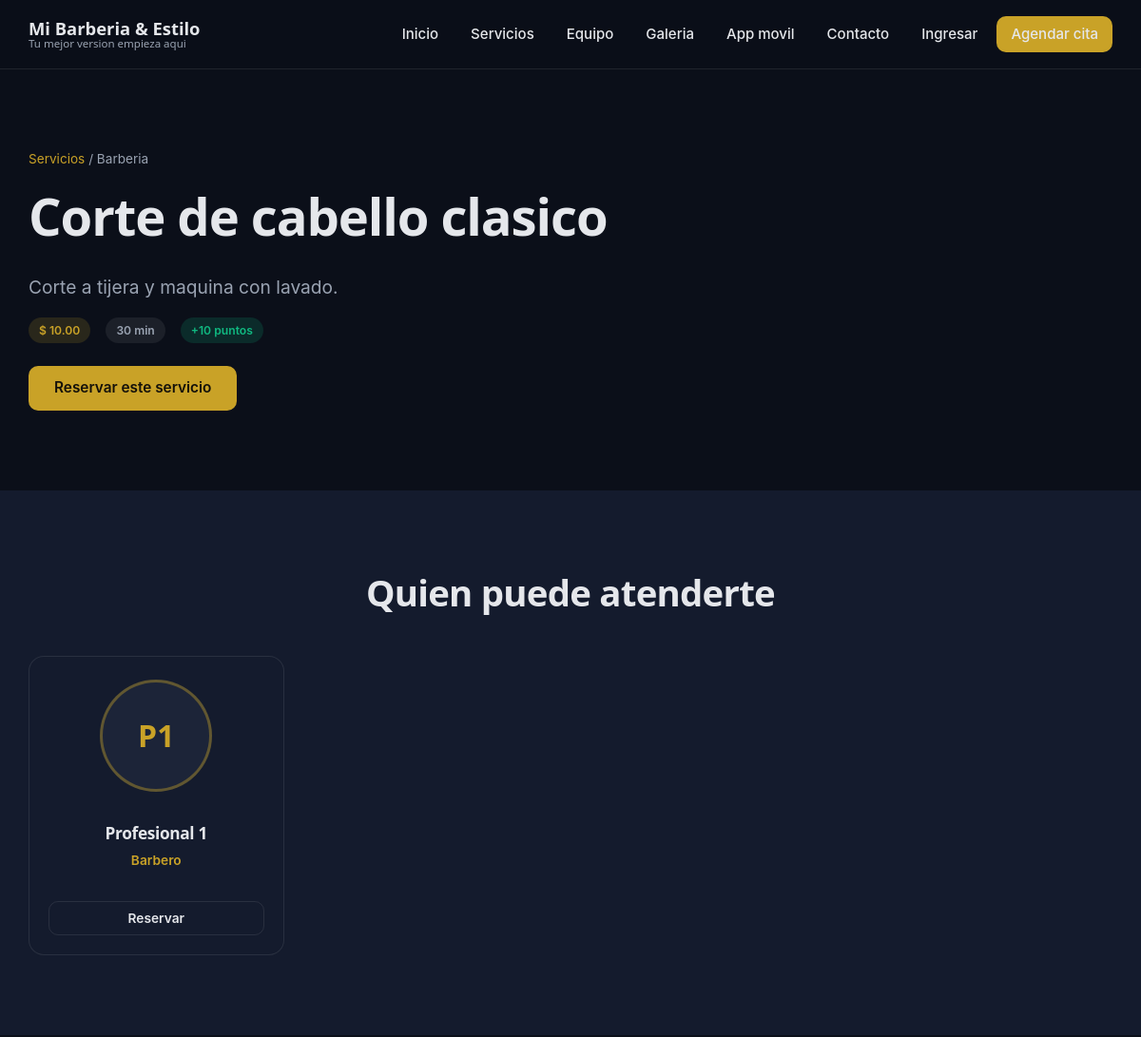
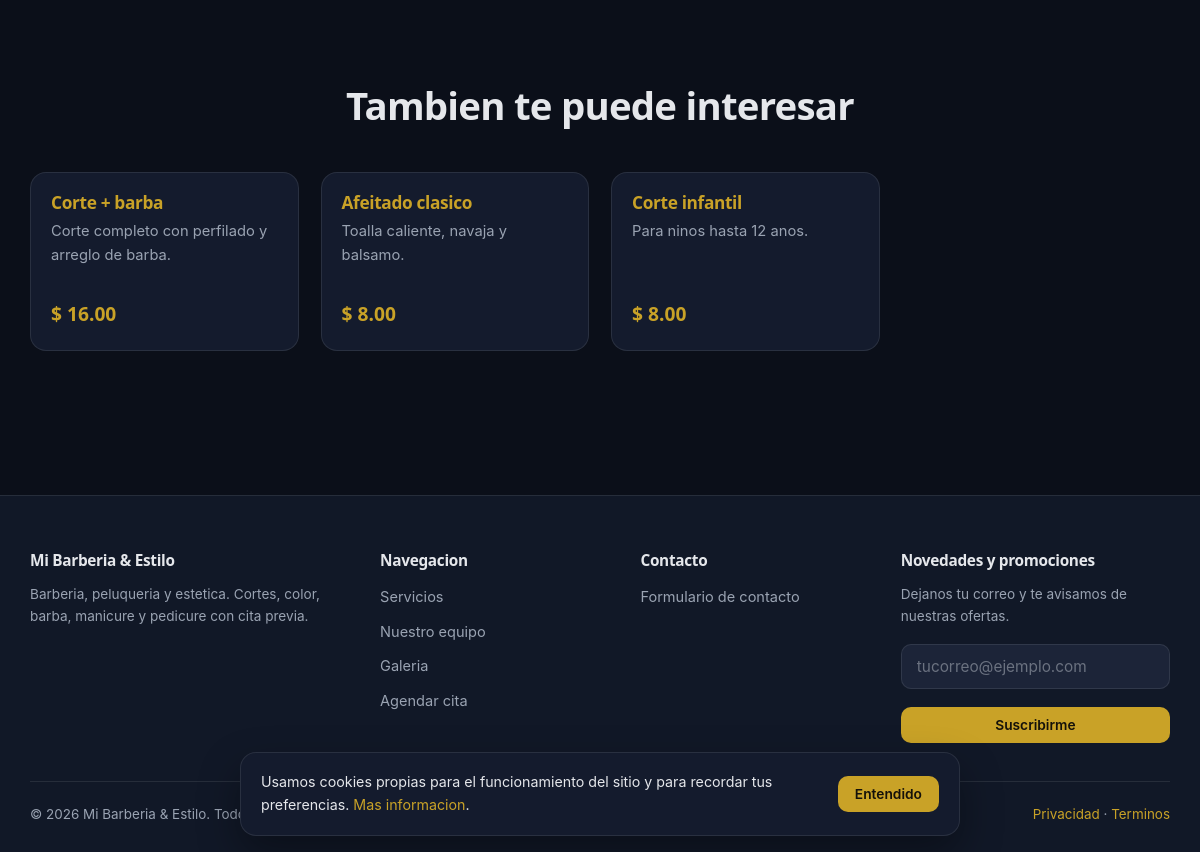
The app's page /servicios/corte-de-cabello-clasico with its own data (2 pictures, top to bottom).
### tables this page shows
CREATE TABLE `services` (
  `id` int(10) unsigned NOT NULL AUTO_INCREMENT,
  `category_id` int(10) unsigned NOT NULL,
  `name` varchar(140) NOT NULL,
  `slug` varchar(160) NOT NULL,
  `short_description` varchar(255) NOT NULL DEFAULT '',
  `description` text DEFAULT NULL,
  `image_path` varchar(255) NOT NULL DEFAULT '',
  `duration_minutes` smallint(5) unsigned NOT NULL DEFAULT 30,
  `buffer_before_minutes` smallint(5) unsigned NOT NULL DEFAULT 0 COMMENT 'Preparacion previa',
  `buffer_after_minutes` smallint(5) unsigned NOT NULL DEFAULT 5 COMMENT 'Limpieza posterior',
  `price` decimal(10,2) NOT NULL DEFAULT 0.00,
  `promo_price` decimal(10,2) DEFAULT NULL,
  `promo_starts_at` datetime DEFAULT NULL,
  `promo_ends_at` datetime DEFAULT NULL,
  `deposit_required` tinyint(1) NOT NULL DEFAULT 0 COMMENT 'Exige abono para reservar',
  `deposit_amount` decimal(10,2) NOT NULL DEFAULT 0.00,
  `deposit_is_percentage` tinyint(1) NOT NULL DEFAULT 0,
  `requires_consultation` tinyint(1) NOT NULL DEFAULT 0,
  `max_per_day` smallint(5) unsigned NOT NULL DEFAULT 0 COMMENT '0 = sin limite',
  `loyalty_points` smallint(5) unsigned NOT NULL DEFAULT 0,
  `is_active` tinyint(1) NOT NULL DEFAULT 1,
  `is_featured` tinyint(1) NOT NULL DEFAULT 0,
  `bookable_online` tinyint(1) NOT NULL DEFAULT 1,
  `gender_target` enum('all','male','female','kids') NOT NULL DEFAULT 'all',
  `sort_order` smallint(6) NOT NULL DEFAULT 0,
  `created_at` datetime NOT NULL,
  `updated_at` datetime NOT NULL,
  `deleted_at` datetime DEFAULT NULL,
  PRIMARY KEY (`id`),
  UNIQUE KEY `uq_services_slug` (`slug`),
  KEY `idx_services_category` (`category_id`,`is_active`),
  KEY `idx_services_featured` (`is_featured`,`is_active`),
  KEY `idx_services_deleted` (`deleted_at`),
  CONSTRAINT `fk_services_category` FOREIGN KEY (`category_id`) REFERENCES `service_categories` (`id`)
);

CREATE TABLE `service_categories` (
  `id` int(10) unsigned NOT NULL AUTO_INCREMENT,
  `name` varchar(100) NOT NULL,
  `slug` varchar(120) NOT NULL,
  `description` varchar(500) NOT NULL DEFAULT '',
  `icon` varchar(60) NOT NULL DEFAULT '' COMMENT 'Nombre del icono en la interfaz',
  `color` varchar(7) NOT NULL DEFAULT '#8b5cf6',
  `image_path` varchar(255) NOT NULL DEFAULT '',
  `is_active` tinyint(1) NOT NULL DEFAULT 1,
  `show_on_home` tinyint(1) NOT NULL DEFAULT 1,
  `sort_order` smallint(6) NOT NULL DEFAULT 0,
  `created_at` datetime NOT NULL,
  `updated_at` datetime NOT NULL,
  `deleted_at` datetime DEFAULT NULL,
  PRIMARY KEY (`id`),
  UNIQUE KEY `uq_categories_slug` (`slug`),
  KEY `idx_categories_active` (`is_active`,`sort_order`)
);

CREATE TABLE `staff` (
  `id` int(10) unsigned NOT NULL AUTO_INCREMENT,
  `user_id` bigint(20) unsigned DEFAULT NULL COMMENT 'Cuenta de acceso, si la tiene',
  `branch_id` int(10) unsigned NOT NULL,
  `display_name` varchar(120) NOT NULL,
  `slug` varchar(140) NOT NULL,
  `title` varchar(100) NOT NULL DEFAULT '' COMMENT 'Barbero, Estilista, Manicurista...',
  `bio` text DEFAULT NULL,
  `photo_path` varchar(255) NOT NULL DEFAULT '',
  `phone` varchar(20) NOT NULL DEFAULT '',
  `email` varchar(190) NOT NULL DEFAULT '',
  `instagram` varchar(120) NOT NULL DEFAULT '',
  `color` varchar(7) NOT NULL DEFAULT '#0ea5e9' COMMENT 'Color en la agenda',
  `commission_percent` decimal(5,2) NOT NULL DEFAULT 0.00,
  `accepts_online` tinyint(1) NOT NULL DEFAULT 1,
  `is_active` tinyint(1) NOT NULL DEFAULT 1,
  `show_on_web` tinyint(1) NOT NULL DEFAULT 1,
  `rating_average` decimal(3,2) NOT NULL DEFAULT 0.00,
  `rating_count` int(10) unsigned NOT NULL DEFAULT 0,
  `sort_order` smallint(6) NOT NULL DEFAULT 0,
  `created_at` datetime NOT NULL,
  `updated_at` datetime NOT NULL,
  `deleted_at` datetime DEFAULT NULL,
  PRIMARY KEY (`id`),
  UNIQUE KEY `uq_staff_slug` (`slug`),
  KEY `idx_staff_branch` (`branch_id`,`is_active`),
  KEY `idx_staff_user` (`user_id`),
  CONSTRAINT `fk_staff_branch` FOREIGN KEY (`branch_id`) REFERENCES `branches` (`id`),
  CONSTRAINT `fk_staff_user` FOREIGN KEY (`user_id`) REFERENCES `users` (`id`) ON DELETE SET NULL
);

### app/Views/web/service_detail.php (the view, shortened to what the rows shown need)
<?php
$price = BookingService::currentPrice($service);
?>
<section class="section">
    <div class="container">
        <p class="text-small text-muted">
            <a href="<?= e(url('/servicios')) ?>">Servicios</a> /
            <?= e($service['category_name']) ?>
        </p>
        <div class="hero__grid mt-2">
            <div>
                <h1><?= e($service['name']) ?></h1>
                <p class="hero__lead"><?= e($service['short_description']) ?></p>
                <div class="flex gap-2 flex-wrap mt-2">
                    <span class="pill pill--primary"><?= e(money($price)) ?></span>
                    <span class="pill"><?= e(minutes_to_human((int) $service['duration_minutes'])) ?></span>
                    <?php if ((int) $service['loyalty_points'] > 0): ?>
                        <span class="pill pill--success">+<?= (int) $service['loyalty_points'] ?> puntos</span>
                    <?php endif; ?>
                </div>
                <a class="btn btn--primary mt-3" href="<?= e(url('/agendar?servicio=' . (int) $service['id'])) ?>">
                    Reservar este servicio
                </a>
            </div>
        </div>
    </div>
</section>
<?php if ($staff !== []): ?>
<section class="section section--alt">
    <div class="container">
        <div class="section__head"><h2>Quien puede atenderte</h2></div>
        <div class="grid grid--4">
            <?php foreach ($staff as $member): ?>
                <article class="card staff-card">
                    <?php if ((string) $member['photo_path'] !== ''): ?>
                        <img class="staff-card__photo" src="<?= e(media_url($member['photo_path'])) ?>"
                             alt="<?= e($member['display_name']) ?>" loading="lazy" width="118" height="118">
                    <?php else: ?>
                        <div class="staff-card__photo"><?= e(initials((string) $member['display_name'])) ?></div>
                    <?php endif; ?>
                    <div class="card__body">
                        <h3 class="card__title"><?= e($member['display_name']) ?></h3>
                        <p class="staff-card__role"><?= e($member['title']) ?></p>
                        <a class="btn btn--ghost btn--sm mt-2"
                           href="<?= e(url('/agendar?servicio=' . (int) $service['id'] . '&profesional=' . (int) $member['id'])) ?>">
                            Reservar
                        </a>
                    </div>
                </article>
            <?php endforeach; ?>
        </div>
    </div>
</section>
<?php endif; ?>
<?php if ($related !== []): ?>
<section class="section">
    <div class="container">
        <div class="section__head"><h2>Tambien te puede interesar</h2></div>
        <div class="grid grid--4">
            <?php foreach ($related as $item): ?>
                <a class="card" href="<?= e(url('/servicios/' . rawurlencode((string) $item['slug']))) ?>">
                    <div class="card__body">
                        <h3 class="card__title"><?= e($item['name']) ?></h3>
                        <p class="card__text"><?= e($item['short_description']) ?></p>
                        <span class="card__price mt-2"><?= e(money(BookingService::currentPrice($item))) ?></span>
                    </div>
                </a>
            <?php endforeach; ?>
        </div>
    </div>
</section>
<?php endif; ?>

### records on screen
services: category.name "Barberia", name "Corte de cabello clasico", short_description "Corte a tijera y maquina con lavado.", price "$ 10.00", duration_minutes "30 min", loyalty_points "10"
staff: display_name "P1", display_name "Profesional 1", title "Barbero"
services: name "Corte + barba", short_description "Corte completo con perfilado y arreglo de barba.", price "$ 16.00"
services: name "Afeitado clasico", short_description "Toalla caliente, navaja y balsamo.", price "$ 8.00"
services: name "Corte infantil", short_description "Para ninos hasta 12 anos.", price "$ 8.00"

### other values on screen
$businessName "Mi Barberia & Estilo"
SettingsService::string('business.tagline') "Tu mejor version empieza aqui"
$label "Inicio"
$label "Servicios"
$label "Equipo"
$label "Galeria"
$label "App movil"
$label "Contacto"
str_limit(SettingsService::string('business.description', ''), 190) "Barberia, peluqueria y estetica. Cortes, color, barba, manicure y pedicure con cita previa."
